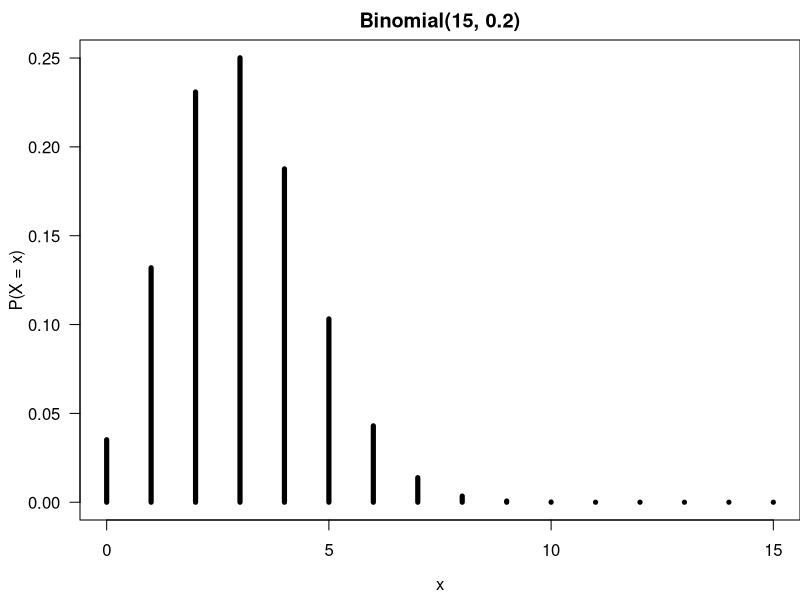
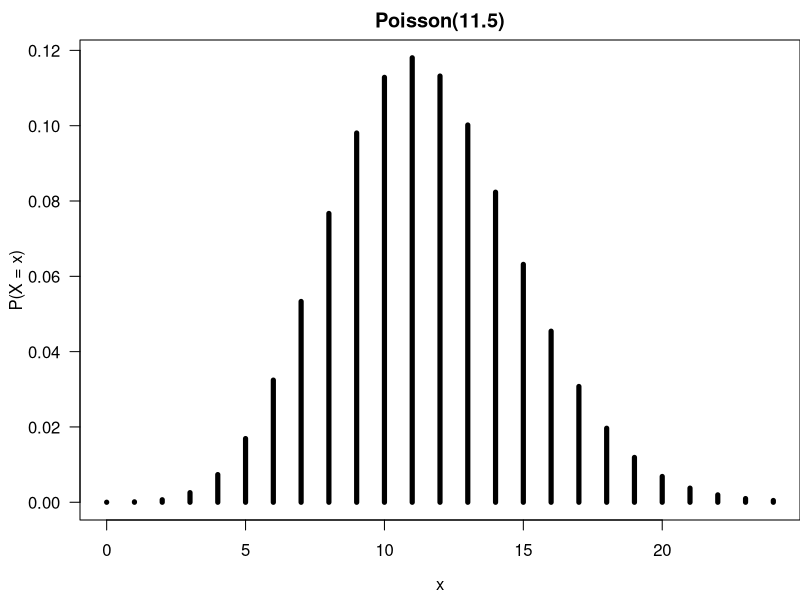

The R source for these figures, in order:
## ----------------------------------------------------------------
#| label: binom-1
## 1. P(X = 6)
dbinom(x = 6, size = 15, prob = 0.2)


## ----------------------------------------------------------------
#| label: binom-2
## 2. P(X >= 6) = 1 - P(X <= 5)
1 - pbinom(q = 5, size = 15, prob = 0.2)


## ----------------------------------------------------------------
#| label: binom-3
## 2. P(X >= 6) = P(X > 5)
pbinom(q = 5, size = 15, prob = 0.2, lower.tail = FALSE)


## ----------------------------------------------------------------
#| label: binom-plot
#| fig-align: center
#| echo: !expr c(-1)
par(mar = c(4, 4, 2, 0), mgp = c(2.7, 1, 0), las = 1)
plot(x = 0:15, y = dbinom(0:15, size = 15, prob = 0.2),
     type = 'h', xlab = "x", ylab = "P(X = x)",
     lwd = 5, main = "Binomial(15, 0.2)")


## ----------------------------------------------------------------
#| label: pois-1
# 1.
(lam <- 4200 / 365)

## 2. P(X = 10)
dpois(x = 10, lambda = lam)


## ----pois-1------------------------------------------------------
#| label: pois-2

## 3.
## P(X > 10) = 1 - P(X <= 10)
1 - ppois(q = 10, lambda = lam)

## P(X > 10)
ppois(q = 10, lambda = lam,
      lower.tail = FALSE)


## ----------------------------------------------------------------
#| label: pois-plot
#| echo: !expr c(-1)
par(mar = c(4, 4, 2, 0))
plot(0:24, dpois(0:24, lambda = lam), type = 'h',
     lwd = 5, ylab = "P(X = x)", xlab = "x",
     main = "Poisson(11.5)")


## ----------------------------------------------------------------
#| echo: true
pnorm(1, mean = 0, sd = 1)
pnorm(1300, mean = 1100, sd = 200)


## ----------------------------------------------------------------
#| echo: true
1 - pnorm(0.45)


## ----------------------------------------------------------------
#| echo: true
1 - pnorm(1190, mean = 1100, sd = 200)


## ----------------------------------------------------------------
#| echo: true
1 - pnorm(0.45)


## ----------------------------------------------------------------
#| echo: true
pnorm(1190, mean = 1100, sd = 200, lower.tail = FALSE)


## ----------------------------------------------------------------
#| echo: true
(z_95 <- qnorm(0.95))


## ----------------------------------------------------------------
#| echo: true
(x_95 <- 1100 + z_95 * 200)


## ----------------------------------------------------------------
#| echo: true
qnorm(p = 0.95, mean = 1100, sd = 200)


## ----------------------------------------------------------------
#| echo: true
#| label: normal_approximation_to_binommial
n <- 100  # number of trials
p <- 0.2  # probability of being licensed for sale

## 1. Exact Binomial Probability P(X >= 15) = 1 - P(X < 14)
1 - pbinom(q = 14, size = n, prob = p)

## 2. Normal approximation with Continuity Correction
## P(X >= 14.5) = 1 - P(X < 14.5)
1 - pnorm(q = 14.5, mean = n * p, sd = sqrt(n * p * (1 - p)))

## 3. Normal approximation with NO Continuity Correction
## P(X >= 15) = 1 - P(X < 15)
1 - pnorm(q = 15, mean = n * p, sd = sqrt(n * p * (1 - p)))

